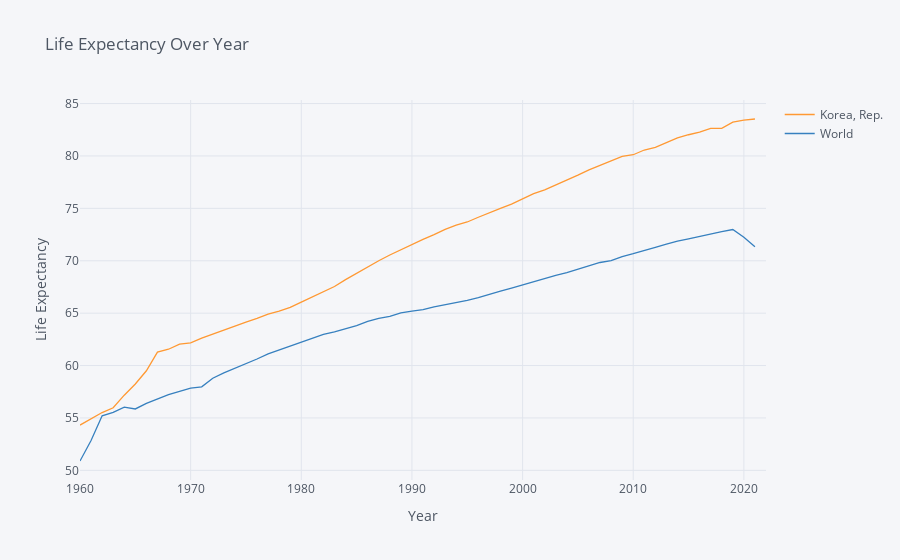

Source (notebook cell):
### Code cell
variable_labels = {"SP.DYN.LE00.IN":"Life Expectancy at Birth"}

# Three letter codes come from wbdata.get_country()
countries = {"WLD":"World",
             "KOR":"South Korea"}
             #"THA":"Thailand",
             #"CHN":"China",
             #"VNM":"Viet Nam"}

df = wbdata.get_dataframe(variable_labels, country = countries).squeeze()

df = df.unstack('country')
# Date index is of type string; change to integers
df.index = df.index.astype(int)

# Differences (over time) in logs give us growth rates
df.iplot(title="Life Expectancy Over Year",
                        yTitle="Life Expectancy",xTitle='Year')

### Figure 1 — Plotly figure (JSON) as saved in the notebook; plotly's stock layout.template omitted (floating-point values rounded to 4 significant figures)
{"data": [{"line": {"color": "rgba(255, 153, 51, 1.0)", "dash": "solid", "shape": "linear", "width": 1.3}, "mode": "lines", "name": "Korea, Rep.", "text": "", "type": "scatter", "x": [1960, 1961, 1962, 1963, 1964, 1965, 1966, 1967, 1968, 1969, 1970, 1971, 1972, 1973, 1974, 1975, 1976, 1977, 1978, 1979, 1980, 1981, 1982, 1983, 1984, 1985, 1986, 1987, 1988, 1989, 1990, 1991, 1992, 1993, 1994, 1995, 1996, 1997, 1998, 1999, 2000, 2001, 2002, 2003, 2004, 2005, 2006, 2007, 2008, 2009, 2010, 2011, 2012, 2013, 2014, 2015, 2016, 2017, 2018, 2019, 2020, 2021, 2022], "y": [54.32, 54.92, 55.52, 55.97, 57.17, 58.24, 59.5, 61.29, 61.56, 62.05, 62.16, 62.61, 63.01, 63.41, 63.8, 64.15, 64.5, 64.9, 65.2, 65.55, 66.05, 66.55, 67.1, 67.55, 68.2, 68.8, 69.45, 70.0, 70.55, 71.05, 71.6, 72.05, 72.5, 73.0, 73.4, 73.7, 74.15, 74.6, 75.0, 75.41, 75.91, 76.41, 76.77, 77.21, 77.67, 78.17, 78.67, 79.12, 79.52, 79.97, 80.12, 80.57, 80.82, 81.27, 81.72, 82.02, 82.28, 82.63, 82.63, 83.23, 83.43, 83.53, ""]}, {"line": {"color": "rgba(55, 128, 191, 1.0)", "dash": "solid", "shape": "linear", "width": 1.3}, "mode": "lines", "name": "World", "text": "", "type": "scatter", "x": [1960, 1961, 1962, 1963, 1964, 1965, 1966, 1967, 1968, 1969, 1970, 1971, 1972, 1973, 1974, 1975, 1976, 1977, 1978, 1979, 1980, 1981, 1982, 1983, 1984, 1985, 1986, 1987, 1988, 1989, 1990, 1991, 1992, 1993, 1994, 1995, 1996, 1997, 1998, 1999, 2000, 2001, 2002, 2003, 2004, 2005, 2006, 2007, 2008, 2009, 2010, 2011, 2012, 2013, 2014, 2015, 2016, 2017, 2018, 2019, 2020, 2021, 2022], "y": [50.89, 52.85, 55.21, 55.54, 56.03, 55.86, 56.39, 56.79, 57.23, 57.54, 57.84, 57.97, 58.79, 59.29, 59.71, 60.17, 60.63, 61.12, 61.48, 61.9, 62.23, 62.61, 62.97, 63.22, 63.52, 63.81, 64.21, 64.51, 64.68, 65.02, 65.19, 65.34, 65.6, 65.78, 66.03, 66.22, 66.48, 66.82, 67.1, 67.39, 67.7, 68.05, 68.33, 68.61, 68.86, 69.2, 69.57, 69.84, 70.01, 70.4, 70.67, 71.01, 71.28, 71.58, 71.88, 72.09, 72.34, 72.54, 72.78, 72.98, 72.24, 71.33, ""]}], "layout": {"autosize": true, "legend": {"bgcolor": "#F5F6F9", "font": {"color": "#4D5663"}}, "paper_bgcolor": "#F5F6F9", "plot_bgcolor": "#F5F6F9", "title": {"font": {"color": "#4D5663"}, "text": "Life Expectancy Over Year"}, "xaxis": {"autorange": true, "gridcolor": "#E1E5ED", "range": [1960, 2022], "showgrid": true, "tickfont": {"color": "#4D5663"}, "title": {"font": {"color": "#4D5663"}, "text": "Year"}, "type": "linear", "zerolinecolor": "#E1E5ED"}, "yaxis": {"autorange": true, "gridcolor": "#E1E5ED", "range": [49.08, 85.34], "showgrid": true, "tickfont": {"color": "#4D5663"}, "title": {"font": {"color": "#4D5663"}, "text": "Life Expectancy"}, "type": "linear", "zerolinecolor": "#E1E5ED"}}}
